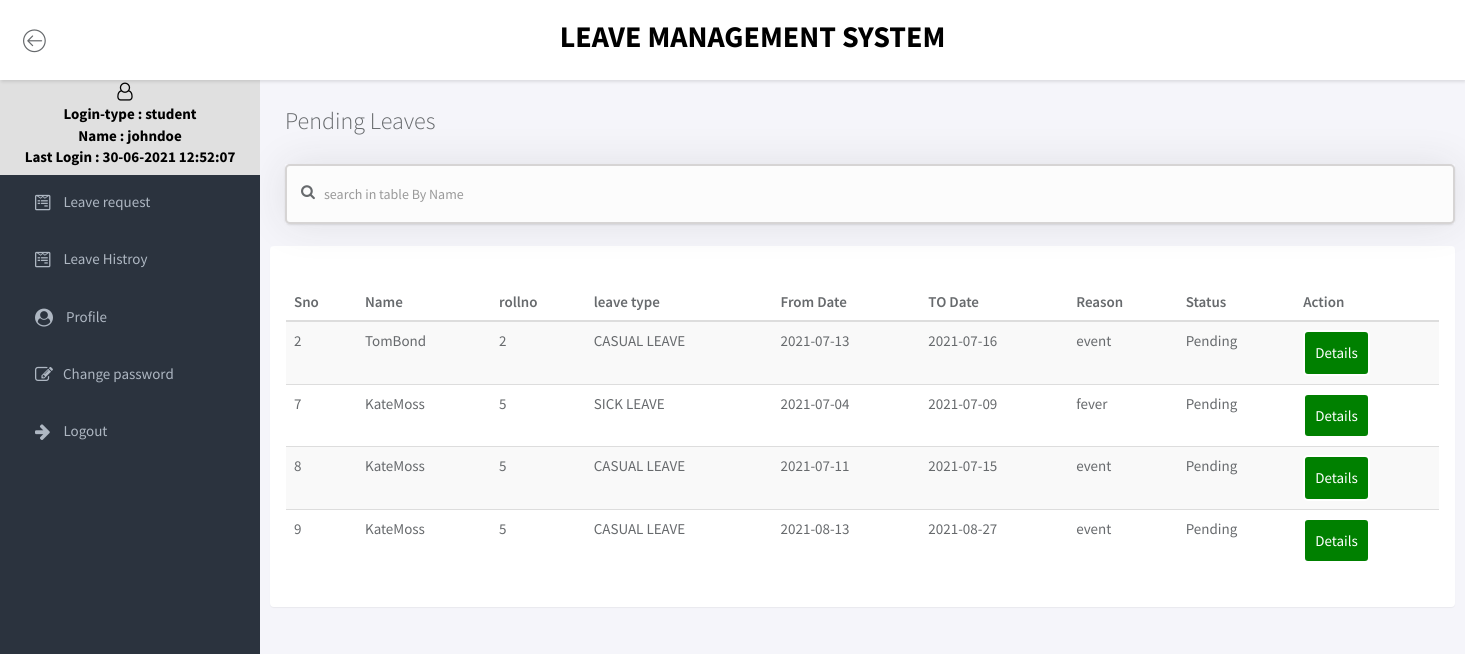
Screenshot of /pending.php (signed in) with the database file from the repository.
### tables this page shows
CREATE TABLE `tbl_student` (
  `slno` int(11) NOT NULL,
  `fname` varchar(256) NOT NULL,
  `rollnum` varchar(256) NOT NULL,
  `branch` varchar(256) NOT NULL,
  `section` varchar(256) NOT NULL,
  `gender` varchar(256) NOT NULL,
  `phonenumber` varchar(14) NOT NULL,
  `email` varchar(256) NOT NULL,
  `parent|guardian_name` varchar(256) NOT NULL,
  `parent|guardian_num` varchar(14) NOT NULL,
  `password` varchar(256) NOT NULL,
  `question` varchar(256) NOT NULL,
  `answer` varchar(256) NOT NULL,
  `logintype` varchar(256) NOT NULL DEFAULT 'student',
  `tad` timestamp NOT NULL DEFAULT current_timestamp(),
  `lastlogindate` varchar(256) NOT NULL
);

CREATE TABLE `tbl_leave` (
  `slno` int(11) NOT NULL,
  `leavetype` varchar(256) NOT NULL,
  `todate` varchar(256) NOT NULL,
  `fromdate` varchar(256) NOT NULL,
  `reason` varchar(256) NOT NULL,
  `postingdate` varchar(256) NOT NULL DEFAULT current_timestamp(),
  `adminremark` varchar(256) NOT NULL DEFAULT 'Not Yet Viewed',
  `adminremarkdate` varchar(256) NOT NULL,
  `status` varchar(256) NOT NULL DEFAULT 'Pending',
  `rollnum` varchar(256) NOT NULL,
  `fname` varchar(256) NOT NULL
);

### pending.php (the view, shortened to what this page needs)
<?php
include('include/config.php');
if(!isset($_SESSION["sess_user"])){
	echo "<script type='text/javascript'> document.location = 'index.php'; </script>";
	echo session_status();
}
else
{
	$active_user=$_SESSION["sess_user"];
?>
<!doctype html>
<html lang="en">
<head>
	<link rel="stylesheet" href="assets/vendor/bootstrap/css/bootstrap.min.css">
	<link rel="stylesheet" href="assets/vendor/font-awesome/css/font-awesome.min.css">
	<link rel="stylesheet" href="assets/vendor/linearicons/style.css">
	<link rel="stylesheet" href="assets/css/main.css">
	<link rel="stylesheet" href="assets/css/demo.css">
</head>
<body>
<div id="wrapper">
	<div id="wrapper">
	<?php
		include('include/header.php');
	?>
	<?php
		include('include/sidebar.php');
	?>
		<div class="main">
			<div class="main-content">
				<div class="container-fluid">
					<h3 class="page-title">Pending Leaves</h3>
					<div class="container">
						<div class="row height d-flex justify-content-center align-items-center">
							<div class="col-md">
								<div class="search"> <i class="fa fa-search"></i> <input type="text" class="form-control" placeholder="search in table By Name" id="myinput" onkeyup="filterfun()"></div>
							</div>
						</div>
					</div>
					<br>
					<div class="row">
						<div class="col">
							<div class="panel">
								<div class="panel-heading">
								</div>
								<div class="panel-body">
									<table class="table table-striped" id="mytable">
										<thead>
											<tr>
												<th>Sno</th>
												<th>Name</th>
												<th>rollno</th>
												<th>leave type</th>
												<th>From Date</th>
												<th>TO Date</th>
												<th>Reason</th>
												<th>Status</th>
												<TH>Action</TH>
											</tr>
										</thead>
										<tbody>
											<?php
											$sql1="SELECT * FROM `tbl_leave` WHERE status='pending'";
											$query1=mysqli_query($conn,$sql1);
											while($row1 = mysqli_fetch_array($query1))
											{
												echo '<tr><td>'.$row1["slno"].'</td>
														<td>'.$row1["fname"].'</td>
														<td>'.$row1["rollnum"].'</td>
														<td>'.$row1["leavetype"].'</td>
														<td>'.$row1["fromdate"].'</td>
														<td>'.$row1["todate"].'</td>
														<td>'.$row1["reason"].'</td>
														<td>'.$row1["status"].'</td>
														<td><button class="acc"><a class="coll" href="requestdetails.php?rollnum='.$row1['rollnum'].'&slno='.$row1['slno'].'">Details</a></button></td>
														</tr>';
											}?>
										</tbody>
									</table>
								</div>
							</div>
					    </div>
					</div>
				</div>
			</div>
		</div>
	</div>
</body>
</html>
<?php } ?>

### include/sidebar.php (shortened to what this page needs)
<div id="sidebar-nav" class="sidebar">
			<div class="sidebar-scroll">
				<nav>
					<ul class="nav">
						<?php
						if($_SESSION['sess_user1'] == "Student"){
							$sql = "SELECT * FROM `tbl_student` WHERE `rollnum` = '$active_user' ";
							$query = mysqli_query($conn,$sql);
							$row = mysqli_fetch_array($query);
							?>
							<li><center><div class="log">
								<i class='fa fa-user-o'></i>
								<label>Login-type  : <?php echo htmlentities($row['logintype']) ?><label>
								<label>Name  :  <?php echo htmlentities($row['fname']) ?><label>
								<label>Last Login  :  <?php echo htmlentities($row['lastlogindate']) ?><label>
							</div></center></li>
						<?php }
						?>
						<?php
						if($_SESSION['sess_user1'] == "Student"){
						?>
						<li><a href="leaverequest.php" class=""><i class='fa fa-wpforms'></i> <span>Leave request</span></a></li>
						<?php
						}
						?>
						<?php
						if($_SESSION['sess_user1'] == "Student"){
						?>
						<li><a href="leavehistroy.php" class=""><i class='fa fa-wpforms'></i> <span>Leave Histroy</span></a></li>
                        <?php
						}
						?>
                        <?php
						if($_SESSION['sess_user1'] == "Student"){
						?>
						<li><a href="profile.php" class=""><i class='fa fa-user-circle'></i> <span>Profile</span></a></li>
                        <?php
						}
						?>
						<li><a href="changepassword.php" class=""><i class='fa fa-pencil-square-o'></i><span>Change password</span></a></li>
						<li><a href="logout.php" class=""><i class='fa fa-arrow-right'></i> <span>Logout</span></a></li>
					</ul>
				</nav>
			</div>
		</div>

### assets/css/main.css (style rules this page uses)
html { position: relative; min-height: 100%; }
body { background-color: #F3F5F8; font-size: 15px; font-family: "Source Sans Pro", sans-serif; color: #676a6d; }
a { color: #179b77; }
th { font-weight: 600; }
.page-title { margin-top: 0; margin-bottom: 30px; font-weight: 300; }
#wrapper .sidebar { -webkit-transition: all 0.3s ease-in-out; -moz-transition: all 0.3s ease-in-out; -ms-transition: all 0.3s ease-in-out; -o-transition: all 0.3s ease-in-out; transition: all 0.3s ease-in-out; width: 260px; height: 100%; float: left; background-color: #2B333E; position: fixed; left: 0; }
#wrapper .main { -webkit-transition: all 0.3s ease-in-out; -moz-transition: all 0.3s ease-in-out; -ms-transition: all 0.3s ease-in-out; -o-transition: all 0.3s ease-in-out; transition: all 0.3s ease-in-out; width: calc(100% - 260px); left: 0; position: relative; float: right; background-color: #f5f5fa; }
#wrapper #sidebar-nav, #wrapper .main { padding-top: 80px; }
.main-content { padding: 28px 10px; }
.sidebar { z-index: 9; }
.sidebar .nav > li > a { padding: 18px 30px; color: #AEB7C2; border-left: 5px solid transparent; }
.sidebar .nav i { margin-right: 10px; font-size: 18px; }
.sidebar .nav span { -webkit-transition: all 0.3s ease-in-out; -moz-transition: all 0.3s ease-in-out; -ms-transition: all 0.3s ease-in-out; -o-transition: all 0.3s ease-in-out; transition: all 0.3s ease-in-out; position: relative; top: -2px; }
.form-control { -moz-box-shadow: 0px 1px 2px 0 rgba(0, 0, 0, 0.1); -webkit-box-shadow: 0px 1px 2px 0 rgba(0, 0, 0, 0.1); box-shadow: 0px 1px 2px 0 rgba(0, 0, 0, 0.1); -webkit-border-radius: 2px; -moz-border-radius: 2px; border-radius: 2px; border-color: #eaeaea; background-color: #fcfcfc; }
.coll { color:white; }
.log { color:black; background-color:#E0E0E0; font-weight:bold; border:2px solid #E0E0E0; }
.log label { display:block; }

### pending.php (style rules this page uses)
.acc { padding:10px; background-color:green; color:white; border:solid white 2px; border-radius:5px; }
.search { position: relative; box-shadow: 0 0 40px rgba(51, 51, 51, .1) }
.search input { height: 60px; text-indent: 25px; border: 2px solid #d6d4d4; border-radius:5px; }
.search .fa-search { position: absolute; top: 20px; left: 16px; }

### rows the page displays
tbl_student: logintype "student", fname "johndoe", lastlogindate "30-06-2021 12:52:07"
tbl_leave: slno "2", fname "TomBond", rollnum "2", leavetype "CASUAL LEAVE", fromdate "2021-07-13", todate "2021-07-16", reason "event", status "Pending"
tbl_leave: slno "7", fname "KateMoss", rollnum "5", leavetype "SICK LEAVE", fromdate "2021-07-04", todate "2021-07-09", reason "fever", status "Pending"
tbl_leave: slno "8", fname "KateMoss", rollnum "5", leavetype "CASUAL LEAVE", fromdate "2021-07-11", todate "2021-07-15", reason "event", status "Pending"
tbl_leave: slno "9", fname "KateMoss", rollnum "5", leavetype "CASUAL LEAVE", fromdate "2021-08-13", todate "2021-08-27", reason "event", status "Pending"
